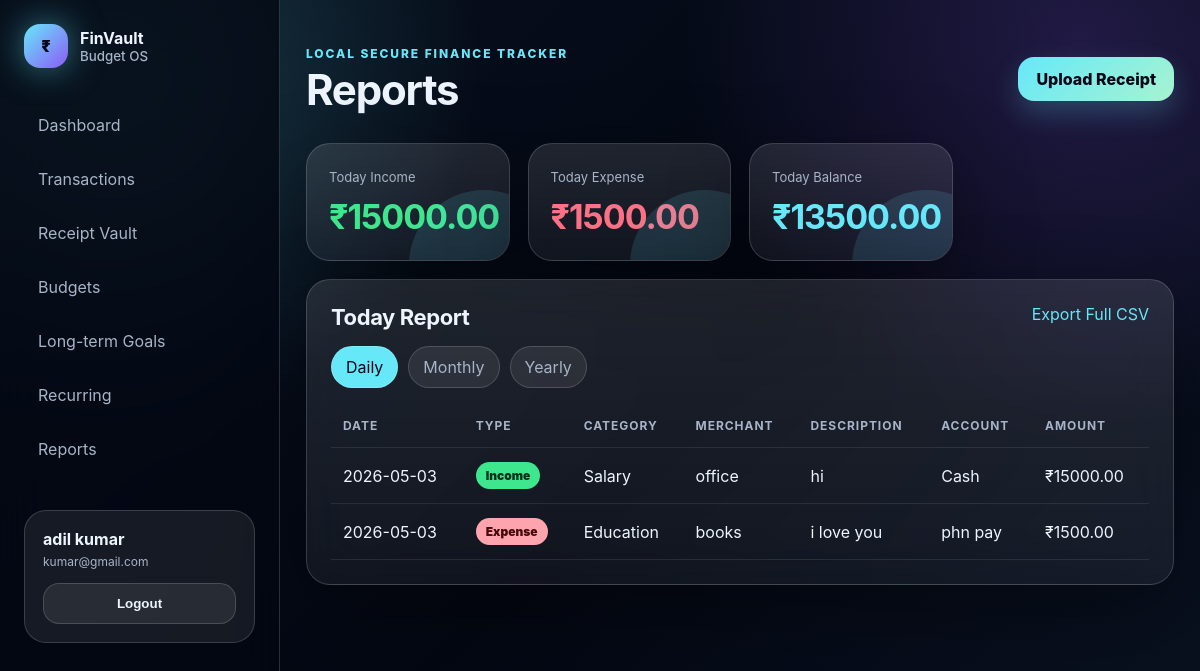
The app's page /reports?scope=daily (signed in) with its own data.
### tables this page shows
CREATE TABLE users (
            id INTEGER PRIMARY KEY AUTOINCREMENT,
            name TEXT NOT NULL,
            email TEXT NOT NULL UNIQUE,
            password_hash TEXT NOT NULL,
            created_at TEXT NOT NULL
        );

CREATE TABLE transactions (
            id INTEGER PRIMARY KEY AUTOINCREMENT,
            user_id INTEGER NOT NULL,
            txn_type TEXT NOT NULL CHECK(txn_type IN ('income', 'expense')),
            amount REAL NOT NULL CHECK(amount >= 0),
            category TEXT NOT NULL,
            merchant TEXT DEFAULT '',
            description TEXT DEFAULT '',
            account TEXT DEFAULT 'Cash',
            txn_date TEXT NOT NULL,
            receipt_filename TEXT DEFAULT '',
            receipt_hash TEXT DEFAULT '',
            created_at TEXT NOT NULL,
            FOREIGN KEY(user_id) REFERENCES users(id) ON DELETE CASCADE
        );

### app.py (the view)
@app.route("/reports")
@login_required
def reports():
    scope = request.args.get("scope", "monthly")
    if scope == "daily":
        start = date.today().isoformat()
        end = (date.today() + timedelta(days=1)).isoformat()
        title = "Today"
    elif scope == "yearly":
        start, end = year_bounds()
        title = str(date.today().year)
    else:
        start, end = month_bounds()
        title = datetime.today().strftime("%B %Y")
        scope = "monthly"
    rows = query(
        """
        SELECT txn_date, txn_type, category, merchant, description, account, amount
        FROM transactions
        WHERE user_id = ? AND txn_date >= ? AND txn_date < ?
        ORDER BY txn_date DESC, id DESC
        """,
        (session["user_id"], start, end),
    )
    summary = summary_for_range(session["user_id"], start, end)
    return render_template("reports.html", rows=rows, summary=summary, scope=scope, title=title)

### app.py (called while the page is built)
def get_db() -> sqlite3.Connection:
    if "db" not in g:
        INSTANCE_DIR.mkdir(exist_ok=True)
        UPLOAD_DIR.mkdir(exist_ok=True)
        conn = sqlite3.connect(DB_PATH)
        conn.row_factory = sqlite3.Row
        conn.execute("PRAGMA foreign_keys = ON")
        g.db = conn
    return g.db

def query(sql: str, params: tuple = (), one: bool = False):
    cur = get_db().execute(sql, params)
    rows = cur.fetchall()
    cur.close()
    return (rows[0] if rows else None) if one else rows

def login_required(view):
    @wraps(view)
    def wrapped(*args, **kwargs):
        if not session.get("user_id"):
            flash("Please log in first.", "warning")
            return redirect(url_for("login"))
        return view(*args, **kwargs)
    return wrapped

def current_user():
    uid = session.get("user_id")
    if not uid:
        return None
    return query("SELECT id, name, email FROM users WHERE id = ?", (uid,), one=True)

def require_csrf() -> None:
    if request.method == "POST":
        token = session.get("csrf_token")
        form_token = request.form.get("csrf_token")
        if not token or not form_token or not secrets.compare_digest(token, form_token):
            raise PermissionError("Invalid form security token. Please refresh and try again.")

@app.before_request
def security_gate():
    if "csrf_token" not in session:
        session["csrf_token"] = secrets.token_urlsafe(32)
    ip = request.headers.get("X-Forwarded-For", request.remote_addr or "local").split(",")[0]
    route = request.endpoint or "unknown"
    now = time()
    if route in {"login", "register"} and request.method == "POST":
        limit, window = 8, 300
    else:
        limit, window = 180, 60
    key = f"{ip}:{route}"
    bucket = [t for t in _rate_bucket.get(key, []) if now - t < window]
    if len(bucket) >= limit:
        return "Too many requests. Wait a little and try again.", 429
    bucket.append(now)
    _rate_bucket[key] = bucket
    try:
        require_csrf()
    except PermissionError as exc:
        flash(str(exc), "danger")
        return redirect(request.referrer or url_for("dashboard"))

@app.context_processor
def inject_globals():
    return {
        "user": current_user(),
        "csrf_token": session.get("csrf_token", ""),
        "today": date.today().isoformat(),
        "categories": sorted(CATEGORY_KEYWORDS.keys() | {"Other", "Salary", "Freelance", "Gift"}),
    }

### templates/reports.html (shortened to what this page needs)
{% extends 'base.html' %}
{% block page_heading %}Reports{% endblock %}
{% block content %}
<section class="stats-grid reveal">
  <article class="stat-card income"><span>{{ title }} Income</span><b>₹{{ '%.2f'|format(summary.income) }}</b></article>
  <article class="stat-card expense"><span>{{ title }} Expense</span><b>₹{{ '%.2f'|format(summary.expense) }}</b></article>
  <article class="stat-card balance"><span>{{ title }} Balance</span><b>₹{{ '%.2f'|format(summary.balance) }}</b></article>
</section>
<section class="panel reveal">
  <div class="panel-head"><h2>{{ title }} Report</h2><a href="{{ url_for('export_csv') }}">Export Full CSV</a></div>
  <div class="tabbar">
    <a class="{{ 'active' if scope=='daily' else '' }}" href="{{ url_for('reports', scope='daily') }}">Daily</a>
    <a class="{{ 'active' if scope=='monthly' else '' }}" href="{{ url_for('reports', scope='monthly') }}">Monthly</a>
    <a class="{{ 'active' if scope=='yearly' else '' }}" href="{{ url_for('reports', scope='yearly') }}">Yearly</a>
  </div>
  <div class="table-wrap">
    <table>
      <thead><tr><th>Date</th><th>Type</th><th>Category</th><th>Merchant</th><th>Description</th><th>Account</th><th>Amount</th></tr></thead>
      <tbody>
      {% for row in rows %}
      <tr><td>{{ row.txn_date }}</td><td><span class="badge {{ row.txn_type }}">{{ row.txn_type }}</span></td><td>{{ row.category }}</td><td>{{ row.merchant or '-' }}</td><td>{{ row.description or '-' }}</td><td>{{ row.account }}</td><td>₹{{ '%.2f'|format(row.amount) }}</td></tr>
      {% else %}
      <tr><td colspan="7" class="empty">No records for this report.</td></tr>
      {% endfor %}
      </tbody>
    </table>
  </div>
</section>
{% endblock %}

### templates/base.html (shortened to what this page needs)
<!DOCTYPE html>
<html lang="en">
<head>
  <link rel="stylesheet" href="{{ url_for('static', filename='css/style.css') }}" />
</head>
<body>
  <div class="app-shell">
    {% if user %}
    <aside class="sidebar" id="sidebar">
      <a class="brand" href="{{ url_for('dashboard') }}">
        <span class="brand-orb">₹</span>
        <span><b>FinVault</b><small>Budget OS</small></span>
      </a>
      <nav>
        <a href="{{ url_for('dashboard') }}" class="nav-link">Dashboard</a>
        <a href="{{ url_for('transactions') }}" class="nav-link">Transactions</a>
        <a href="{{ url_for('receipts') }}" class="nav-link">Receipt Vault</a>
        <a href="{{ url_for('budgets') }}" class="nav-link">Budgets</a>
        <a href="{{ url_for('goals') }}" class="nav-link">Long-term Goals</a>
        <a href="{{ url_for('recurring') }}" class="nav-link">Recurring</a>
        <a href="{{ url_for('reports') }}" class="nav-link">Reports</a>
      </nav>
      <div class="sidebar-card">
        <b>{{ user.name }}</b>
        <span>{{ user.email }}</span>
        <form method="post" action="{{ url_for('logout') }}">
          <button class="ghost-btn full" type="submit">Logout</button>
        </form>
      </div>
    </aside>
    {% endif %}
    <main class="main-content {% if not user %}public{% endif %}">
      {% if user %}
      <header class="topbar">
        <div>
          <span class="eyebrow">Local secure finance tracker</span>
          <h1>{% block page_heading %}Finance Manager{% endblock %}</h1>
        </div>
        <a class="primary-btn" href="{{ url_for('receipts') }}">Upload Receipt</a>
      </header>
      {% endif %}
      {% block content %}{% endblock %}
    </main>
  </div>
</body>
</html>

### records on screen
users: name "adil kumar", email "kumar@gmail.com"
transactions: txn_date "2026-05-03", txn_type "Income", category "Salary", merchant "office", description "hi", account "Cash", amount "15000.00"
transactions: txn_date "2026-05-03", txn_type "Expense", category "Education", merchant "books", description "i love you", account "phn pay", amount "1500.00"

### other values on screen
{{ title }} "Today"
{{ '%.2f'|format(summary.income) }} "15000.00"
{{ '%.2f'|format(summary.expense) }} "1500.00"
{{ '%.2f'|format(summary.balance) }} "13500.00"
